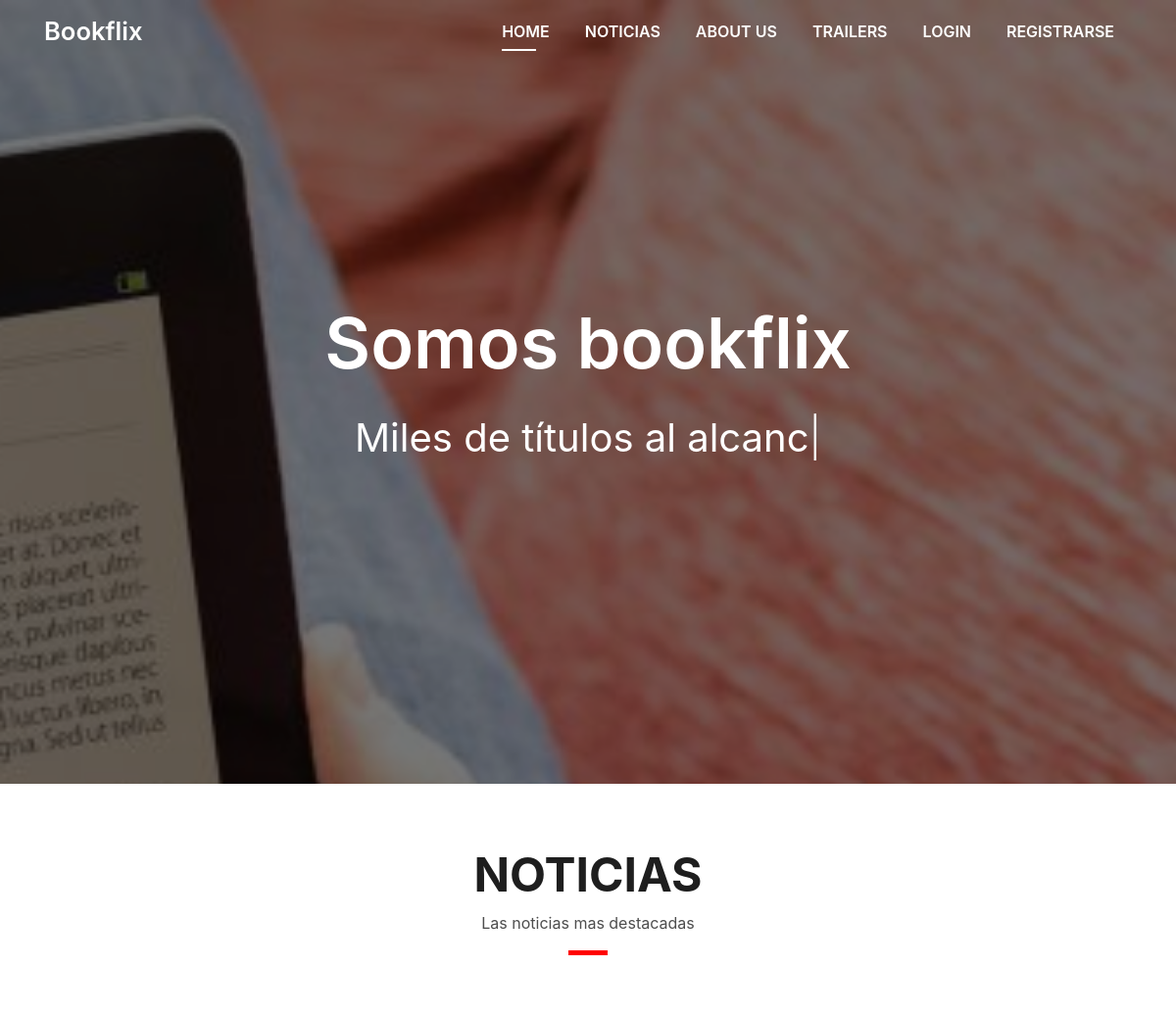
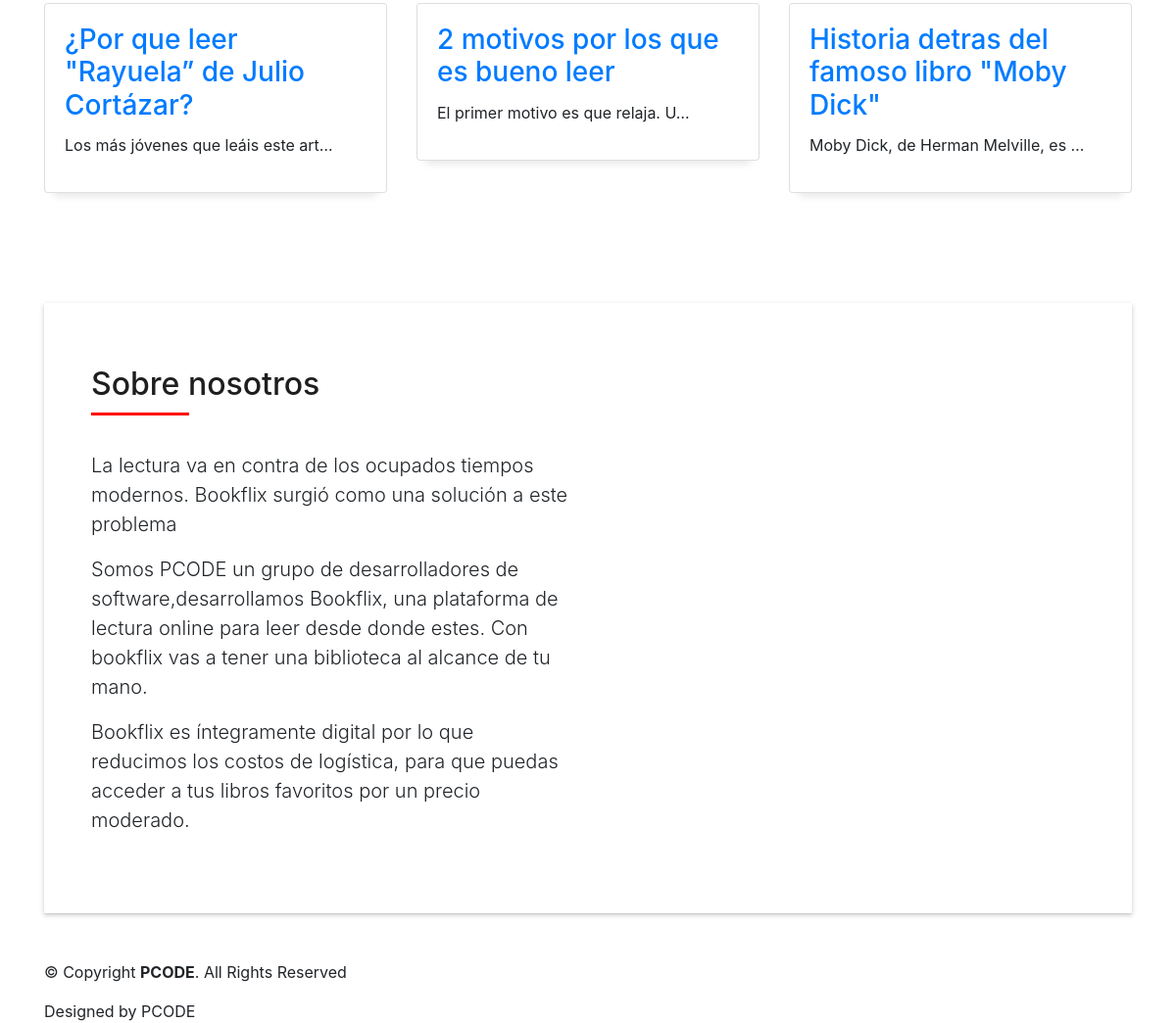
The page / on the database its author committed (2 pictures, top to bottom).
### gestion_noticia/models.py (models this page shows, shortened)
class Noticia(models.Model):
	titulo = models.CharField(max_length=50)
	cuerpo = models.TextField(blank=True)
	fecha_de_creacion = models.DateField()

### gestion_usuario/views.py (the view, shortened to what this page needs)
# urls.py: 2. Add a URL to urlpatterns:  path('', views.home, name='home')
def home(request):
    context = {"estoy_en_home": True, "noticias": ultimas_noticias(3)}
    return render(request, "home.html", context)

### gestion_noticia/views.py (called while the page is built)
def ultimas_noticias(n):
	noticias=Noticia.objects.order_by('-fecha_de_creacion')[0:n]
	return noticias

### templates/home.html (shortened to what this page needs)
{% extends "padre.html" %}
{% load static %}
{% block content %}
<body id="page-top">
  <div id="home" class="intro route bg-image" style="background-image: url('{% static 'img/intro-bg.jpg' %}')">
    <div class="overlay-itro"></div>
    <div class="intro-content display-table">
      <div class="table-cell">
        <div class="container">
          <h1 class="intro-title mb-4">Somos bookflix</h1>
          <p class="intro-subtitle"><span class="text-slider-items">Miles de títulos al alcance de tu mano,No mas libros malos, Aprende</span><strong class="text-slider"></strong></p>
        </div>
      </div>
    </div>
  </div>
  <section id="news" class="blog-mf sect-pt4 route">
    <div class="container">
      <div class="row">
        <div class="col-sm-12">
          <div class="title-box text-center">
            <h3 class="title-a">
              Noticias
            </h3>
            <p class="subtitle-a">
              Las noticias mas destacadas
            </p>
            <div class="line-mf"></div>
          </div>
        </div>
      </div>
      <div class="row" style="overflow-x:auto">
        {% for noticia in noticias %}
        <div class="col-md-4">
          <div class="card card-blog">
            <div class="card-body">
              <h3 class="card-title"><a href="/news/{{noticia.id}}">{{noticia.titulo}}</a></h3>
              <p class="card-description">
                {{noticia.cuerpo | truncatechars:35}}
              </p>
            </div>
          </div>
        </div>
        {% endfor %}
        </div>
      </div>
  </section>
  <section id="contact" class="about-mf sect-pt4 route">
    <div class="container">
      <div class="row">
        <div class="col-sm-12">
          <div class="box-shadow-full">
            <div class="row">
              <div class="col-md-6">
                <div class="about-me pt-4 pt-md-0">
                  <div class="title-box-2">
                    <h5 class="title-left">
                      Sobre nosotros
                    </h5>
                  </div>
                  <p class="lead">
                    La lectura va en contra de los ocupados tiempos modernos.
                    Bookflix surgió como una solución a este problema
                  </p>
                  <p class="lead">
                    Somos PCODE un grupo de desarrolladores de software,desarrollamos Bookflix, una plataforma de
                    lectura online para leer desde donde estes.
                    Con bookflix vas a tener una biblioteca al alcance de tu mano.
                  </p>
                  <p class="lead">
                    Bookflix es íntegramente digital por lo que reducimos los costos de logística, para que puedas
                    acceder a tus libros favoritos por un precio moderado.
                  </p>
                </div>
              </div>
              <div class="col-md-6">
              </div>
            </div>
          </div>
        </div>
      </div>
    </div>
  </section>
  <footer>
    <div class="container">
      <div class="row">
        <div class="col-sm-12">
          <div class="copyright-box">
            <p class="copyright">&copy; Copyright <strong>PCODE</strong>. All Rights Reserved</p>
            <div class="credits">
              Designed by <a>PCODE</a>
            </div>
          </div>
        </div>
      </div>
    </div>
  </footer>
  {% endblock %}

### static/css/style.css (style rules this page uses)
h1, h2, h3, h4, h5, h6 { color: #1e1e1e; }
a { color: #1e1e1e; transition: all 0.5s ease-in-out; }
.box-shadow, .paralax-mf, .service-box, .work-box, .card-blog { box-shadow: 0 13px 8px -10px rgba(0, 0, 0, 0.1); }
.bg-image { background-repeat: no-repeat; background-attachment: fixed; background-size: cover; background-position: center center; }
.display-table { width: 100%; height: 100%; display: table; }
.table-cell { display: table-cell; vertical-align: middle; }
.sect-pt4 { padding-top: 4rem; }
.title-box { margin-bottom: 4rem; }
.title-a { font-size: 3rem; font-weight: bold; text-transform: uppercase; }
.subtitle-a { color: #4e4e4e; }
.line-mf { width: 40px; height: 5px; background-color:red; margin: 0 auto; }
.title-box-2 { margin-bottom: 3rem; }
.title-left { font-size: 2rem; position: relative; }
.title-left:before { content: ''; position: absolute; height: 3px; background-color: red; width: 100px; bottom: -12px; }
.box-shadow-full { padding: 3rem 1.25rem; position: relative; background-color: #fff; margin-bottom: 3rem; z-index: 2; box-shadow: 0 1px 1px 0 rgba(0, 0, 0, 0.06), 0 2px 5px 0 rgba(0, 0, 0, 0.2); }
.intro { height: 100vh; position: relative; color: #fff; }
.intro .intro-content { text-align: center; position: absolute; }
.intro .overlay-itro { background-color: rgba(0, 0, 0, 0.6); position: absolute; top: 0; left: 0px; padding: 0; height: 100%; width: 100%; opacity: .9; }
.intro .intro-title { color: #fff; font-weight: 600; font-size: 3rem; }
.intro .intro-subtitle { font-size: 1.5rem; font-weight: 300; }
.about-mf .box-shadow-full { padding-top: 4rem; padding-bottom: 4rem; }
@media (min-width: 767px) { .card-blog { margin-bottom: 3rem; } }
@media (min-width: 768px) { .box-shadow-full { padding: 3rem; } }
@media (min-width: 768px) { .intro .intro-title { font-size: 4.5rem; } }
@media (min-width: 768px) { .intro .intro-subtitle { font-size: 2.5rem; } }

### rows shown on the page
Noticia: titulo "¿Por que leer \"Rayuela” de Julio Cortázar?", cuerpo "Los más jóvenes que leáis este art…"
Noticia: titulo "2 motivos por los que es bueno leer", cuerpo "El primer motivo es que relaja. U…"
Noticia: titulo "Historia detras del famoso libro \"Moby Dick\"", cuerpo "Moby Dick, de Herman Melville, es …"
